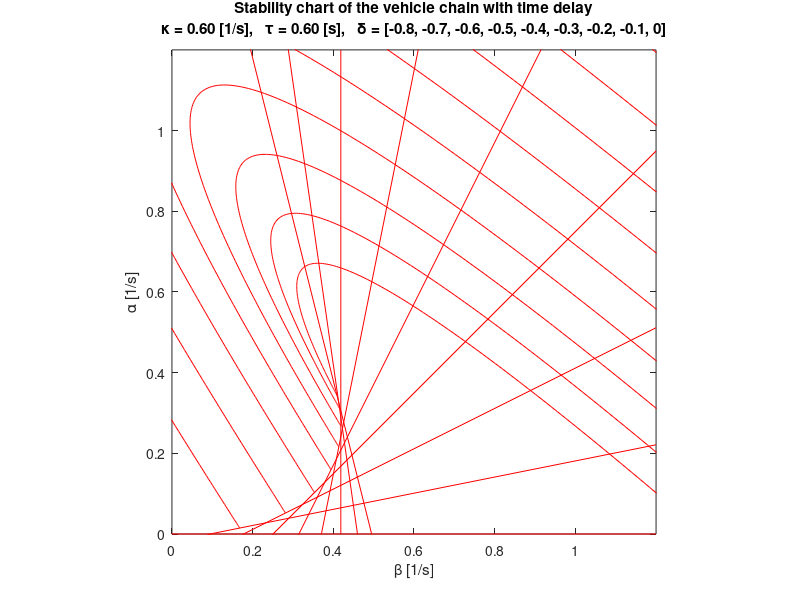
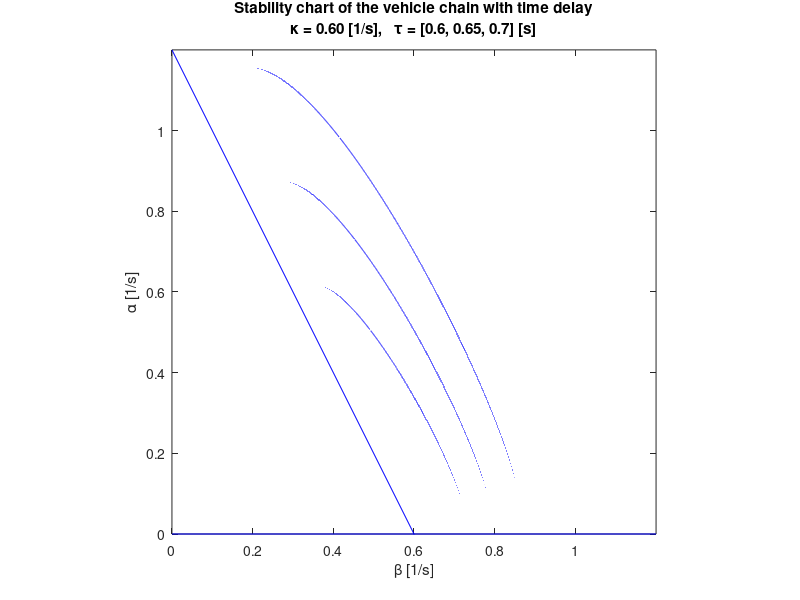

Here is the MATLAB script that generated these plots, in order:
%% Create analytical stability charts for the vehicle chain with time delay
clear; %close all; clc;

%% Parameters
kappa=0.6;
tau0=0.6;           % delay for plant stability chart
tau=[0.6,0.65,0.7]; % delays for string stability charts
delta=-0.8:0.1:0;   % real parts of rightmost eigenvalues for plant stability contours

% range of parameters
betamin=0;         % -2,  -2,   0
betamax=1.2;          %  3,   4, 1.2
alphamin=0;        % -1,   0,   0
alphamax=1.2;         %  4,   4, 1.2
aspect_ratio=1;     %  1, 1.5,   1

% range of frequencies for plant stability boundaries
Ommin=0;
Ommax=2*pi;
dOm=0.01;
Om=(Ommin:dOm:Ommax).';
% range of frequencies for string stability boundaries
ommin=0;
ommax=2*pi;
dom=0.00001;
om=(ommin:dom:ommax).';

%% Plant stability contours with Re(s)=-delta
% Omega=0
betaP1=[betamin;betamax]+0*delta;
alphaP1=-delta./(delta+kappa).*(betaP1+delta.*exp(delta*tau0));
idx=abs(delta+kappa)<1e-6;	% delta=-kappa special case
if any(idx)
    betaP1(:,idx)=-delta(idx).*exp(delta(idx)*tau0)*[1;1];
    alphaP1(:,idx)=[alphamin;alphamax];
end
% Omega>0
alphaP2=(delta.^2+Om.^2)./(kappa*Om).*exp(delta*tau0).*...
            (delta.*sin(Om*tau0)+Om.*cos(Om*tau0));
betaP2=-exp(delta*tau0).*((delta.^2-Om.^2)./Om.*sin(Om*tau0)+...
            2*delta.*cos(Om*tau0))-alphaP2;

%% Sring stability boundaries
% omega=0
betaS1=[betamin;betamax];
alphaS1=[0;0];
betaS2=[betamin;betamax];
alphaS2=2*(kappa-betaS2);
% omega>0
a=(om.*(kappa*tau-1)+kappa*sin(om.*tau).*cos(om.*tau))./...
  ((2*kappa*tau-1).*sin(om.*tau)-om.*tau.*cos(om.*tau));
b=(om.^2.*(sin(om.*tau)-om.*tau.*cos(om.*tau)))./...
  ((2*kappa*tau-1).*sin(om.*tau)-om.*tau.*cos(om.*tau));
alphaS3=a+sqrt(a.^2+b);
alphaS3(a.^2+b<0)=nan;
betaS3=(om+alphaS3*kappa.*tau.*sin(om.*tau))./...
       (sin(om.*tau)+om.*tau.*cos(om.*tau))-alphaS3;
betaS3(betaS3>betamax | betaS3<betamin)=nan; % remove asymptote
alphaS4=a-sqrt(a.^2+b);
alphaS4(a.^2+b<0)=nan;
betaS4=(om+alphaS4*kappa.*tau.*sin(om.*tau))./...
       (sin(om.*tau)+om.*tau.*cos(om.*tau))-alphaS4;
betaS4(betaS4>betamax | betaS4<betamin)=nan; % remove asymptote

%% Stability chart
% plant stability boundaries
figure(11); clf; hold on; box on;
plot(betaP1,alphaP1,'r',betaP2,alphaP2,'r');
axis([betamin betamax alphamin alphamax]);
pbaspect([aspect_ratio,1,1]);
xlabel('\beta [1/s]');
ylabel('\alpha [1/s]');
title(['Stability chart of the vehicle chain with time delay',10,...
       '\kappa = ',num2str(kappa,'%3.2f'),...
       ' [1/s],   \tau = ',num2str(tau0,'%3.2f'),...
       ' [s],   \delta = [',regexprep(num2str(delta),'\s+',', '),']']);

% string stability boundaries
figure(12); clf; hold on; box on;
plot(betaS1,alphaS1,'b',betaS2,alphaS2,'b');
plot(betaS3,alphaS3,'b',betaS4,alphaS4,'b');
axis([betamin betamax alphamin alphamax]);
pbaspect([aspect_ratio,1,1]);
xlabel('\beta [1/s]');
ylabel('\alpha [1/s]');
title(['Stability chart of the vehicle chain with time delay',10,...
       '\kappa = ',num2str(kappa,'%3.2f'),...
       ' [1/s],   \tau = [',regexprep(num2str(tau),'\s+',', '),'] [s]']);
